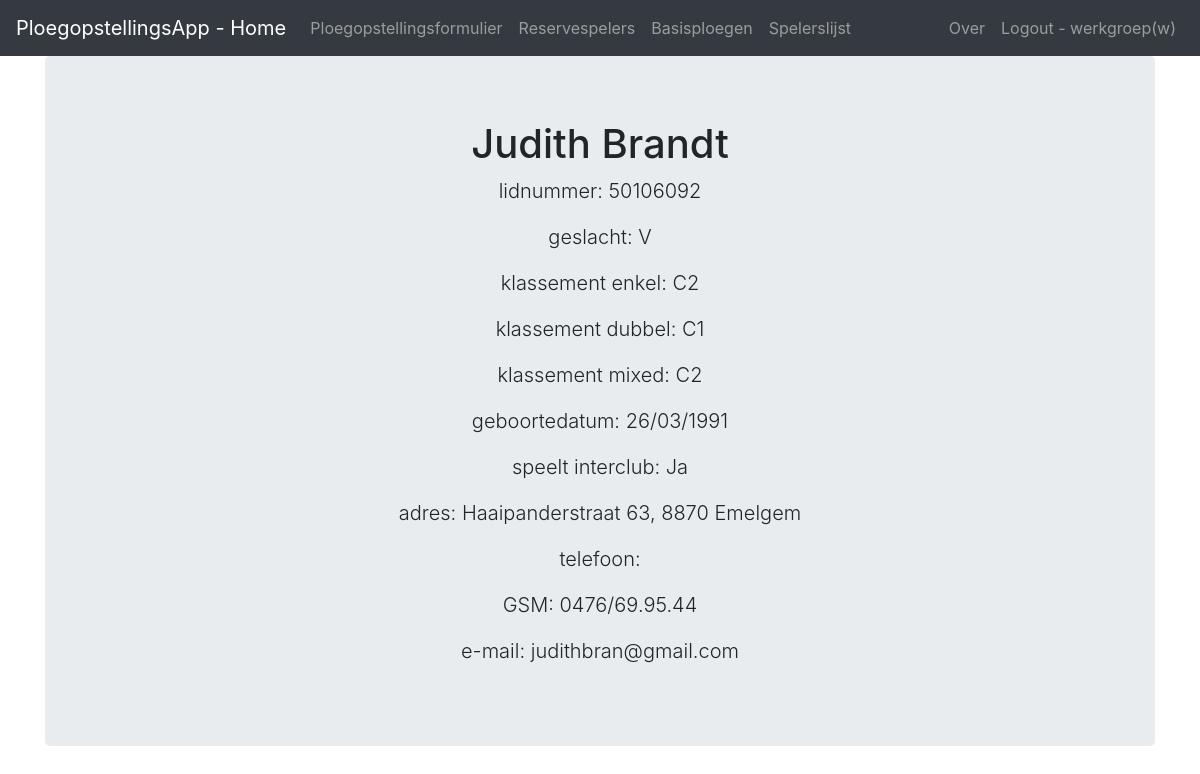
The page /speler/50106092/ (signed in) on the database its author committed.
### app/models.py (models this page shows, shortened)
class Gebruiker (UserMixin, db.Model):
    id = db.Column(db.Integer, primary_key=True)
    naam = db.Column(db.String(64), index=True, unique=True)
    gebruikersnaam = db.Column(db.String(64), index=True, unique=True)
    password_hash = db.Column(db.String(128))
    rechten = db.Column(db.String(64))

class Speler (db.Model):
    id = db.Column(db.Integer, primary_key=True)
    groupcode = db.Column(db.String(128), index=True)
    groupname = db.Column(db.String(64), index=True)
    code = db.Column(db.String(128), index=True)
    memberid = db.Column(db.Integer, index=True)
    lastname = db.Column(db.String(64), index=True)
    lastname2 = db.Column(db.String(64), index=True)
    middlename = db.Column(db.String(64), index=True)
    firstname = db.Column(db.String(64), index=True)
    address = db.Column(db.String(128), index=True)
    address2 = db.Column(db.String(128), index=True)
    address3 = db.Column(db.String(128), index=True)
    postalcode = db.Column(db.String(16), index=True)
    city = db.Column(db.String(64), index=True)
    state = db.Column(db.String(64), index=True)
    country = db.Column(db.String(64), index=True)
    gender = db.Column(db.String(64), index=True)
    dob = db.Column(db.DateTime, index=True)
    phone = db.Column(db.String(64), index=True)
    phone2 = db.Column(db.String(64), index=True)
    mobile = db.Column(db.String(64), index=True)
    fax = db.Column(db.String(64), index=True)
    fax2 = db.Column(db.String(64), index=True)
    email = db.Column(db.String(64), index=True)
    website = db.Column(db.String(128), index=True)
    categoryname = db.Column(db.String(64), index=True)
    startdate = db.Column(db.DateTime, index=True)
    endate = db.Column(db.DateTime, index=True)
    role = db.Column(db.String(64), index=True)
    playerlevelsingle = db.Column(db.String(2), index=True)
    playerleveldouble = db.Column(db.String(2), index=True)
    playerlevelmixed = db.Column(db.String(2), index=True)
    typename = db.Column(db.String(64), index=True)
    geen_badminton_magazine = db.Column(db.Boolean)
    handicap = db.Column(db.Boolean)
    nieuwsbrief = db.Column(db.Boolean)
    partners = db.Column(db.Boolean)
    betaald = db.Column(db.Boolean, index=True)
    betaald_bedrag = db.Column(db.Integer, index=True)
    datum_betaling = db.Column(db.DateTime)
    email_vader = db.Column(db.String(64))
    email_moeder = db.Column(db.String(64))
    gsm_vader = db.Column(db.String(64))
    gsm_moeder = db.Column(db.String(64))
    kyu = db.Column(db.String(64))
    kyu_gaat_in_op = db.Column(db.DateTime)
    verwittiging = db.Column(db.Boolean)
    po_id_votas = db.Column(db.String(128))
    kapitein = db.Column(db.Boolean, index=True)
    wedstrijdleider = db.Column(db.Boolean, index=True)
    def speelt_interclub(self):
        if self.website == 'http://www.interclub.be':
            return 'Ja'
        else:
            return 'Nee'

### app/routes.py (the view)
@app.route('/speler/<string:memberid>/')
@login_ploegkapitein_required
def speler(memberid):
        s = Speler.query.filter_by(memberid=memberid).first()
        return render_template('speler.html', s=s)

### app/models.py (called while the page is built)
@login.user_loader
def load_user(id):
    return Gebruiker.query.get(int(id))

### app/routes.py (called while the page is built)
def login_ploegkapitein_required(f):
    @wraps(f)
    def decorated_function(*args, **kwargs):
        if not current_user.is_authenticated:
            flash('geen rechten tot deze pagina')
            return redirect(url_for('index'))
        return f(*args, **kwargs)
    return decorated_function

### app/templates/speler.html
{% extends 'layout.html' %}
{% block body %}
    <div class="jumbotron text-center">
        <h1>{{s.firstname}} {{s.lastname}}</h1>
        <p class="lead">lidnummer: {{s.memberid}}</p>
        <p class="lead">geslacht: {{s.gender}}</p>
        <p class="lead">klassement enkel: {{s.playerlevelsingle}}</p>
        <p class="lead">klassement dubbel: {{s.playerleveldouble}}</p>
        <p class="lead">klassement mixed: {{s.playerlevelmixed}}</p>
        <p class="lead">geboortedatum: {{s.dob.strftime('%d/%m/%Y')}}</p>
        <p class="lead">speelt interclub: {{s.speelt_interclub()}}</p>
        <p class="lead">adres: {{s.address}}, {{s.postalcode}} {{s.city}}</p>
        <p class="lead">telefoon: {{s.phone}}</p>
        <p class="lead">GSM: {{s.mobile}}</p>
        <p class="lead">e-mail: {{s.email}}</p>
    </div>
{% endblock %}

### app/templates/includes/_navbar.html (shortened to what this page needs)
    <nav class="navbar navbar-expand-md navbar-dark bg-dark">
      <a class="navbar-brand" href="/">PloegopstellingsApp - Home</a>
      <div class="collapse navbar-collapse" id="navbarsExampleDefault">
        <ul class="navbar-nav mr-auto">
          {% if current_user.is_authenticated %}
          <li class="nav-item">
            <a class="nav-link" href="{{ url_for('ploegopstellingsformulier') }}">Ploegopstellingsformulier</a>
          </li>
          {% endif %}
          {% if current_user.is_authenticated %}
          <li class="nav-item">
            <a class="nav-link" href="{{ url_for('reservespelers') }}">Reservespelers</a>
          </li>
          {% endif %}
          {% if current_user.rechten == 'administrator' or current_user.rechten == 'werkgroep' %}
            <li class="nav-item">
                <a class="nav-link" href="{{ url_for('basisploegen') }}">Basisploegen</a>
            </li>
          {% endif %}
          {% if current_user.is_authenticated %}
            <li class="nav-item">
                <a class="nav-link" href="{{ url_for('spelerslijst') }}">Spelerslijst</a>
            </li>
          {% endif %}
        </ul>
          <ul class="nav navbar-nav navbar-right">
            <li class="nav-item">
                <a class="nav-link" href="{{ url_for('over') }}">Over</a>
            </li>
            {% if current_user.is_anonymous %}
                 <li class="nav-item">
                     <a class="nav-link" href="{{ url_for('login') }}">Login</a>
                </li>
            {% else %}
                <li class="nav-item">
                     <a class="nav-link" href="{{ url_for('logout')}}">Logout - {{ current_user.naam }}({{ current_user.rechten[0]}})</a>
                </li>
            {% endif %}
          </ul>
      </div>
    </nav>

### rows shown on the page
Gebruiker: naam "werkgroep", rechten "w"
Speler: firstname "Judith", lastname "Brandt", memberid "50106092", gender "V", dob "26/03/1991", speelt_interclub "Ja", address "Haaipanderstraat 63", postalcode "8870", city "Emelgem", mobile "0476/69.95.44", email "judithbran@gmail.com"

### other values the page prints
{{ s.playerlevelsingle }} "C2"
{{ s.playerleveldouble }} "C1"
{{ s.playerlevelmixed }} "C2"
